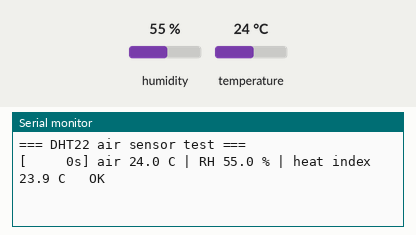
Bench run of a sketch on a simulated ESP32. Parts: the last lines printed to the serial monitor. The test bench sets the inputs (shaded band); at power-on: humidity 55 %, temperature 24 °C.

Above: at 1.5 s.
1.6 s: humidity set to 22 %
At 3.4 s:
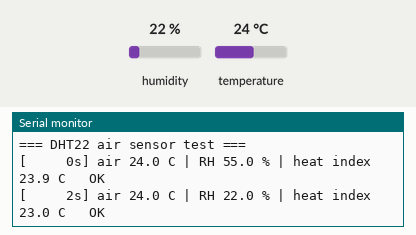
4.3 s: temperature set to 12 °C
At 5.1 s:
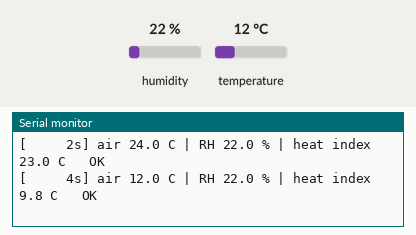
7.0 s: humidity set to 40 %
At 11.5 s:
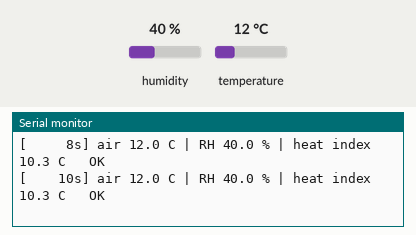
Timing chart, 0 to 13.0 s (numbered marks = the images above; inputs shaded):
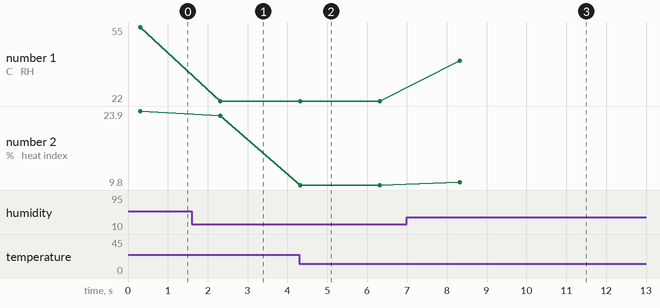

Measured:
- after the input at 1.6 s, the serial monitor: prints a new line after 0.71 s (image 1)
- after the input at 4.3 s, the serial monitor: prints a new line at once (image 2)
- after the input at 7.0 s, the serial monitor: prints a new line after 1.3 s (image 3)
- plotted number 1: 22 → 40 after the input at 7.0 s
- plotted number 2: 23.9 → 23 after the input at 1.6 s, 23 → 9.8 after the input at 4.3 s, 9.8 → 10.3 after the input at 7.0 s

The sketch:

02_dht22_air.ino
```cpp
/*
 * ThermoHuddle bench test 02 — DHT22 air temperature + humidity
 * -------------------------------------------------------------
 * Proves: the DHT22 reads at its native 0.5 Hz cadence with sane values
 *         (bench expect: 22-35 C, 40-90 %RH indoors).
 *
 * Wiring:  DHT22 VCC -> 3.3V, GND -> GND, DATA -> GPIO 15
 *          (10k pull-up to 3.3V helps on bare sensors; most 3-pin
 *           modules already have it onboard)
 *
 * Notes:   DHT22 minimum sampling period is 2 s - faster polling returns
 *          NaN. In the real system DHT22 is humidity + sanity check only;
 *          the floor channel is the DS18B20 array.
 */

#include <DHT.h>

const uint8_t DHT_PIN = 15;
const uint8_t DHT_TYPE = DHT22;

DHT dht(DHT_PIN, DHT_TYPE);

void setup() {
  Serial.begin(115200);
  delay(300);
  Serial.println("\n=== DHT22 air sensor test ===");
  dht.begin();
}

void loop() {
  float h = dht.readHumidity();
  float t = dht.readTemperature();      // Celsius
  float hic = dht.computeHeatIndex(t, h, false);

  bool ok = !(isnan(h) || isnan(t));
  if (ok) {
    Serial.printf("[%6lus] air %.1f C | RH %.1f %% | heat index %.1f C   OK\n",
                  millis() / 1000, t, h, hic);
  } else {
    Serial.printf("[%6lus] read FAILED (check wiring, 3.3V, 2 s cadence)\n",
                  millis() / 1000);
  }
  delay(2000);                          // DHT22 spec: >= 2 s between reads
}
```
